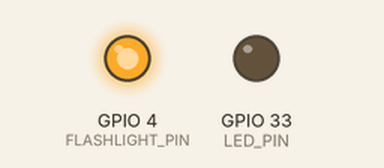
This sketch was run on a simulated ESP32. Parts: output pins drawn as LEDs (lit = HIGH). WiFi joins after 1.5 s; servers stay silent unless stated; the camera gives no picture; what the sketch prints to the serial monitor is not drawn.

Above: at 1.9 s.
At 2.4 s:
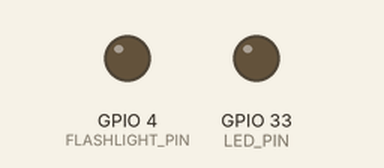
Timing chart, 0 to 3.9 s (numbered marks = the images above):
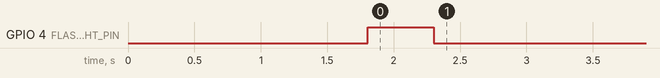

The sketch:

CameraWebServer.ino
```cpp
// 카메라 라이브러리 추가
#include "esp_camera.h"
// WIFI 라이브러리 추가
#include <WiFi.h>

//카메라 핀 설정
#define PWDN_GPIO_NUM     32
#define RESET_GPIO_NUM    -1
#define XCLK_GPIO_NUM      0
#define SIOD_GPIO_NUM     26
#define SIOC_GPIO_NUM     27

#define Y9_GPIO_NUM       35
#define Y8_GPIO_NUM       34
#define Y7_GPIO_NUM       39
#define Y6_GPIO_NUM       36
#define Y5_GPIO_NUM       21
#define Y4_GPIO_NUM       19
#define Y3_GPIO_NUM       18
#define Y2_GPIO_NUM        5
#define VSYNC_GPIO_NUM    25
#define HREF_GPIO_NUM     23
#define PCLK_GPIO_NUM     22

//WIFI ID 및 비밀번호
const char* ssid = "Hodoli_WiFi";
const char* password = "0423813422";

void startCameraServer();

#define LED_PIN 33
#define FLASHLIGHT_PIN 4

void setup() {
  Serial.begin(115200);
  pinMode(LED_PIN, OUTPUT);
  digitalWrite(LED_PIN, LOW); //on

  //카메라 설정 세팅
  camera_config_t config;
  config.ledc_channel = LEDC_CHANNEL_0;
  config.ledc_timer = LEDC_TIMER_0;
  config.pin_d0 = Y2_GPIO_NUM;
  config.pin_d1 = Y3_GPIO_NUM;
  config.pin_d2 = Y4_GPIO_NUM;
  config.pin_d3 = Y5_GPIO_NUM;
  config.pin_d4 = Y6_GPIO_NUM;
  config.pin_d5 = Y7_GPIO_NUM;
  config.pin_d6 = Y8_GPIO_NUM;
  config.pin_d7 = Y9_GPIO_NUM;
  config.pin_xclk = XCLK_GPIO_NUM;
  config.pin_pclk = PCLK_GPIO_NUM;
  config.pin_vsync = VSYNC_GPIO_NUM;
  config.pin_href = HREF_GPIO_NUM;
  config.pin_sscb_sda = SIOD_GPIO_NUM;
  config.pin_sscb_scl = SIOC_GPIO_NUM;
  config.pin_pwdn = PWDN_GPIO_NUM;
  config.pin_reset = RESET_GPIO_NUM;
  config.xclk_freq_hz = 20000000;
  config.pixel_format = PIXFORMAT_JPEG;

  config.frame_size = FRAMESIZE_VGA; //사진 사이즈
  config.jpeg_quality = 12;// 이미지 퀄리티 값이 작을수록 고화질 대용량
  config.fb_count = 1;

  esp_err_t err = esp_camera_init(&config);
  if (err != ESP_OK) {
    Serial.println("카메라 초기화 실패");
    while(1);//카메라 초기화 실패 시 정지
  }
  else
  {
    Serial.println("카메라 초기화 성공");
  }
  //WIFI 연결
  WiFi.begin(ssid, password);

  while (WiFi.status() != WL_CONNECTED) {
    delay(500);
    Serial.print(".");
  }
  Serial.println("");
  Serial.println("WiFi connected");

  startCameraServer();


  Serial.print("Camera Ready! Use 'http://");
  Serial.print(WiFi.localIP());
  Serial.println("' to connect");

  pinMode(FLASHLIGHT_PIN, OUTPUT);
  digitalWrite(FLASHLIGHT_PIN, HIGH);
  delay(500);
  digitalWrite(FLASHLIGHT_PIN, LOW);
}

void loop() {
  // put your main code here, to run repeatedly:
  delay(10000);
}
```
